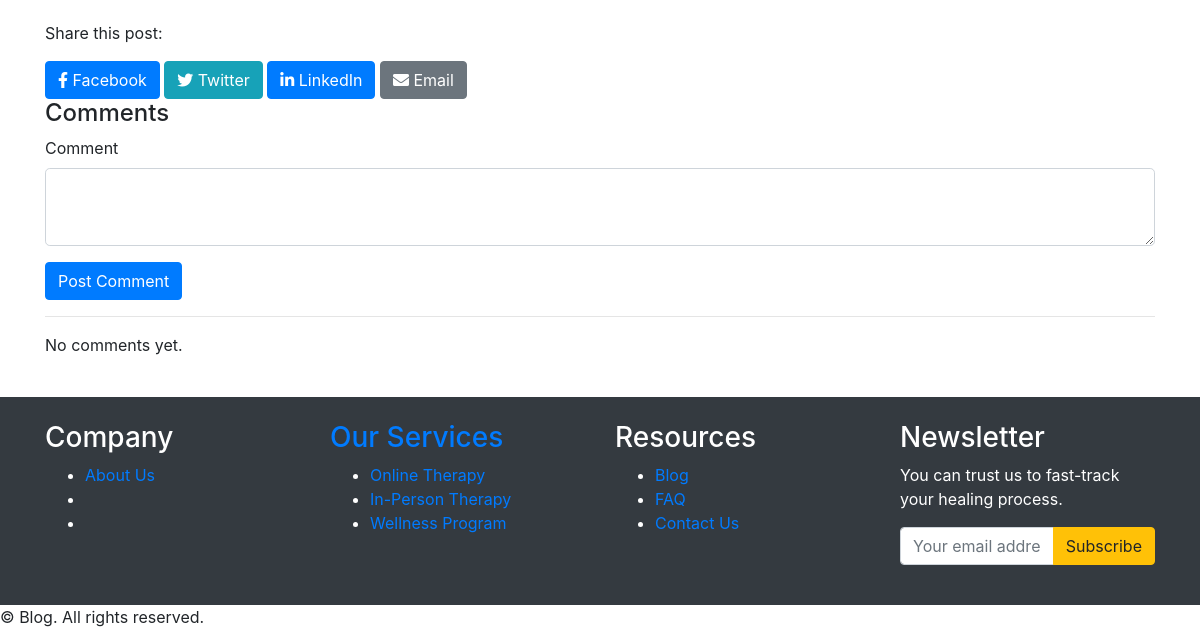
/post/7 (lower part), run on an earlier commit of the app's database.
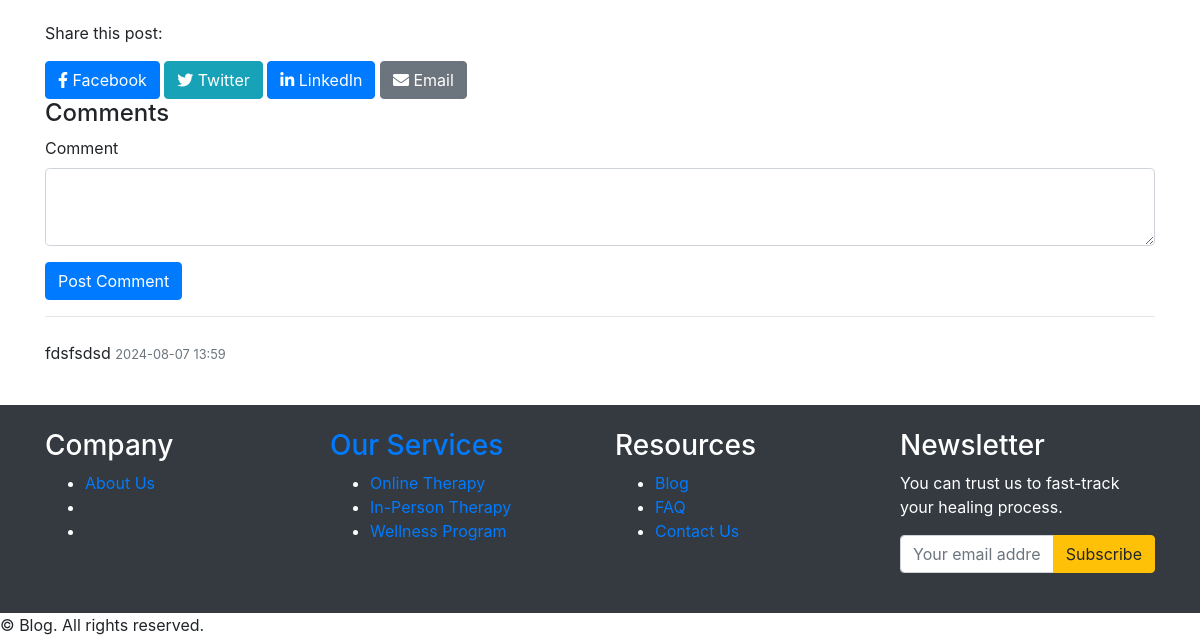
And on a later commit of the database.
### app/models.py (models this page shows, shortened)
class Comment(db.Model):
    id = db.Column(db.Integer, primary_key=True)
    content = db.Column(db.Text, nullable=False)
    date_posted = db.Column(db.DateTime, nullable=False, default=datetime.utcnow)
    approved = db.Column(db.Boolean, default=False)  # Moderation status
    post_id = db.Column(db.Integer, db.ForeignKey('post.id'), nullable=False)
    author_id = db.Column(db.Integer, db.ForeignKey('user.id'), nullable=False)

### app/routes.py (the view, shortened to what this page needs)
@main.route('/post/<int:post_id>', methods=['GET', 'POST'])
def post(post_id):
    post = Post.query.get_or_404(post_id)
    formatted_content = convert_to_paragraphs(post.content)
    form = CommentForm()
    comments = Comment.query.filter_by(post_id=post.id, approved=True).all()
    return render_template('post.html',
                           title=post.title,
                           post=post,
                           form=form,
                           formatted_content=formatted_content,
                           comments=comments)

### app/forms.py
class CommentForm(FlaskForm):
    content = TextAreaField('Comment', validators=[DataRequired()])
    submit = SubmitField('Post Comment')

### app/utils/convert.py (called while the page is built)
def convert_to_paragraphs(text_content):
    paragraphs = text_content.split('\n')
    paragraph_content = ''.join(f'<p>{p.strip()}</p>' for p in paragraphs if p.strip())
    return Markup(paragraph_content)

### app/templates/post.html (shortened to what this page needs)
{% extends "base.html" %}
{% block content %}
<article class="mt-4">
    <div class="social-share mt-4">
        <p>Share this post:</p>
        <a href="https://www.facebook.com/sharer/sharer.php?u={{ request.url }}" target="_blank" class="btn btn-primary">
            <i class="fab fa-facebook-f"></i> Facebook
        </a>
        <a href="https://twitter.com/intent/tweet?url={{ request.url }}&text={{ post.title }}" target="_blank" class="btn btn-info">
            <i class="fab fa-twitter"></i> Twitter
        </a>
        <a href="https://www.linkedin.com/shareArticle?mini=true&url={{ request.url }}&title={{ post.title }}" target="_blank" class="btn btn-primary">
            <i class="fab fa-linkedin-in"></i> LinkedIn
        </a>
        <a href="mailto:?subject={{ post.title }}&body=Check out this article: {{ request.url }}" class="btn btn-secondary">
            <i class="fas fa-envelope"></i> Email
        </a>
    </div>
    <section class="content-section">
        <h4>Comments</h4>
        <form method="POST">
            <div class="form-group">
                {{ form.content.label(class="form-control-label") }}
                {{ form.content(class="form-control form-control-lg") }}
            </div>
            <div class="form-group">
                {{ form.submit(class="btn btn-primary") }}
            </div>
        </form>
    </section>
    <hr>
    <section class="content-section">
        {% for comment in comments %}
        <div class="media mb-3">
            <div class="media-body">
                {{ comment.content }}
                <small class="text-muted">{{ comment.date_posted.strftime('%Y-%m-%d %H:%M') }}</small>
            </div>
        </div>
        {% else %}
        <p>No comments yet.</p>
        {% endfor %}
    </section>
</article>
{% endblock %}

What changed in the data, as far as the page shows it:
added Comment: content "fdsfsdsd", date_posted "2024-08-07 13:59"
Also different on the page:
text no longer shown: "No comments yet."
